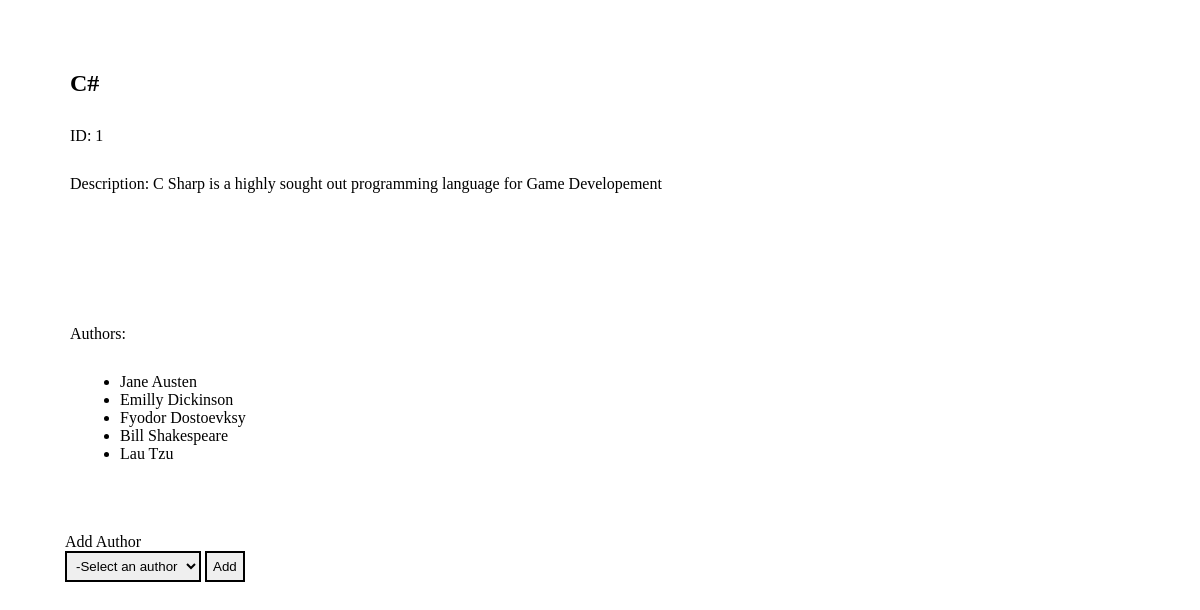
Screenshot of /books/1 with the database file from the repository.
### books_authors_app/models.py (models this page shows)
class Book(models.Model):
    title = models.CharField(max_length=255)
    desc = models.TextField()
    created_at = models.DateTimeField(auto_now_add=True)
    updated_at = models.DateTimeField(auto_now=True)

class Author(models.Model):
    first_name = models.CharField(max_length=45)
    last_name = models.CharField(max_length=45)
    notes = models.TextField()
    books = models.ManyToManyField(Book, related_name="authors")
    created_at = models.DateTimeField(auto_now_add=True)
    updated_at = models.DateTimeField(auto_now=True)

### books_authors_app/views.py (the view)
# urls.py: path('books/<int:id>', views.view_book),
def view_book(request, id):## id is book-id
    context = {
        'book' : Book.objects.get(id = id),
        'authors_not_contributors_for_this_book_filter' : Author.objects.exclude(books= id),
    }
    return render(request, 'from_book.html', context)

### books_authors_app/templates/from_book.html (shortened to what this page needs)
<!DOCTYPE html>
<html lang="en">
<head>
    {% load static %}
    <link rel="stylesheet" type="text/css" href="{% static 'css/books_authors.css' %}">
</head>
<body>
    <div class="container">
        <div class="main-content">
            <h2>{{book.title}}</h2>
            <p>ID: {{book.id}}</p>
            <p class="spacing">Description: {{book.desc}}</p>
            <p>Authors:</p>
            {% for author in book.authors.all %}
            <ul class="list-aligner">
                <li>{{author.first_name}} {{author.last_name}}</li>
            </ul>
            {% endfor %}
        </div>
        <div class="adding-form">
            <form action="/assign_author/{{book.id}}" method="post">
                <label class="select_label" for="author_id">Add Author</label>
                <select class="select-aligner" name="author_id" id="author_id" required>
                    <option value="" disabled selected>-Select an author</option>
                </select>
                <button type="submit" value="Add_author" name="action">Add</button>
            </form>
        </div>
    </div>
</body>
</html>

### books_authors_app/static/css/books_authors.css (style rules this page uses)
* { margin: 0px; padding: 0; outline:0px; }
.container .main-content { margin: 70px 70px; }
.main-content p { margin: 30px 0px; }
.spacing { height: 120px; }
.list-aligner { margin-left: 50px; }
.select_label { display: block; }
.select-aligner, .select_label { margin-left: 65px; }
.select-aligner { padding: 5px; border: 2px solid black; }
.adding-form button { padding: 6px; border: 2px solid black; }

### rows the page displays
Book: title "C#", id "1", desc "C Sharp is a highly sought out programming language for Game Developement"
Author: first_name "Jane", last_name "Austen"
Author: first_name "Emilly", last_name "Dickinson"
Author: first_name "Fyodor", last_name "Dostoevksy"
Author: first_name "Bill", last_name "Shakespeare"
Author: first_name "Lau", last_name "Tzu"
